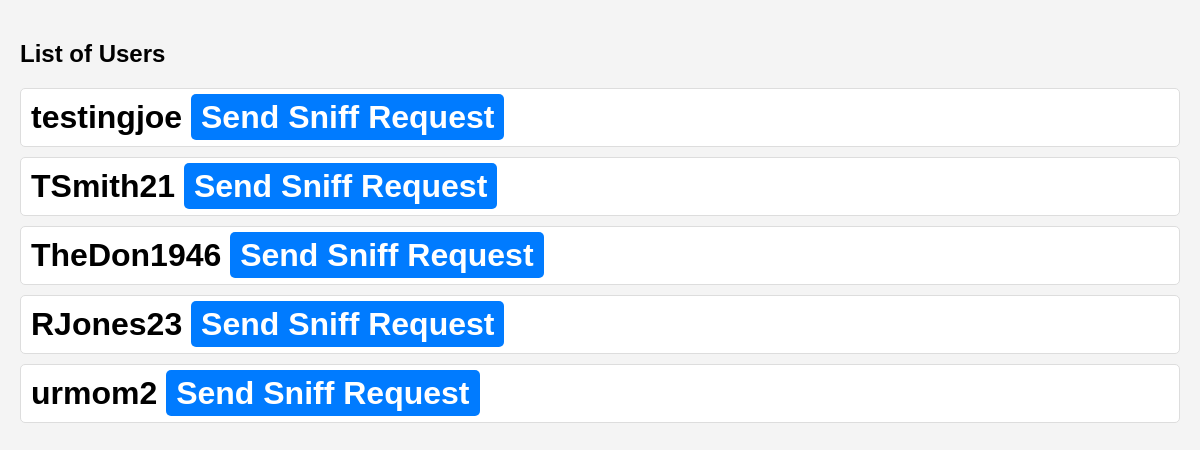
The app's page /send_example/ (signed in) with its own data.
### homepage/models.py (models this page shows)
class DawgHouseUser(AbstractBaseUser, PermissionsMixin):
    username = models.CharField(unique=True, max_length=30)
    first_name = models.CharField(max_length=30)
    last_name = models.CharField(max_length=30)
    bio = models.TextField(blank=True, max_length=200)
    friends = models.ManyToManyField("self", blank=True)
    is_staff = models.BooleanField(default=False)
    USERNAME_FIELD = "username"
    REQUIRED_FIELDS = ["first_name", "last_name"]
    objects = DawgHouseUserManager()

### homepage/views.py (the view)
# urls.py: path("send_example/", views.send_example_view, name="send_example"),
@login_required
def send_example_view(request):
    allusers = DawgHouseUser.objects.all()
    all_sniff_requests = SniffRequest.objects.all()
    context = {
        "allusers": allusers,
        "all_sniff_requests": all_sniff_requests,
    }
    return render(request, "sniff_example.html", context)

### homepage/templates/sniff_example.html (shortened to what this page needs)
<!DOCTYPE html>
<html lang="en">
  <head>
  </head>
  <body>
    <h2>List of Users</h2>
    <ul class="all_users">
      {% for user in allusers %}
        {% if not user.is_superuser %}
          {% if user not in request.user.friends.all and user != request.user %}
            <li>
              <h1 class="user_name">
                {{user.username}}
                <a href="/send_sniff_request/{{user.id}}/" class="friend_request_link"
                  >Send Sniff Request</a
                >
              </h1>
            </li>
          {% endif %}
        {% endif %}
      {% endfor %}
    </ul>
  </body>
</html>

### homepage/templates/sniff_example.html (style rules this page uses)
body { font-family: Arial, sans-serif; background-color: #f4f4f4; margin: 0; padding: 20px; }
.all_users { list-style: none; padding: 0; }
.all_users li { background-color: #fff; border: 1px solid #ddd; margin-bottom: 10px; padding: 10px; border-radius: 5px; }
.user_name { margin: 0; }
.friend_request_link { color: #fff; background-color: #007bff; padding: 5px 10px; border-radius: 5px; text-decoration: none; }

### records on screen
DawgHouseUser: username "testingjoe"
DawgHouseUser: username "TSmith21"
DawgHouseUser: username "TheDon1946"
DawgHouseUser: username "RJones23"
DawgHouseUser: username "urmom2"
